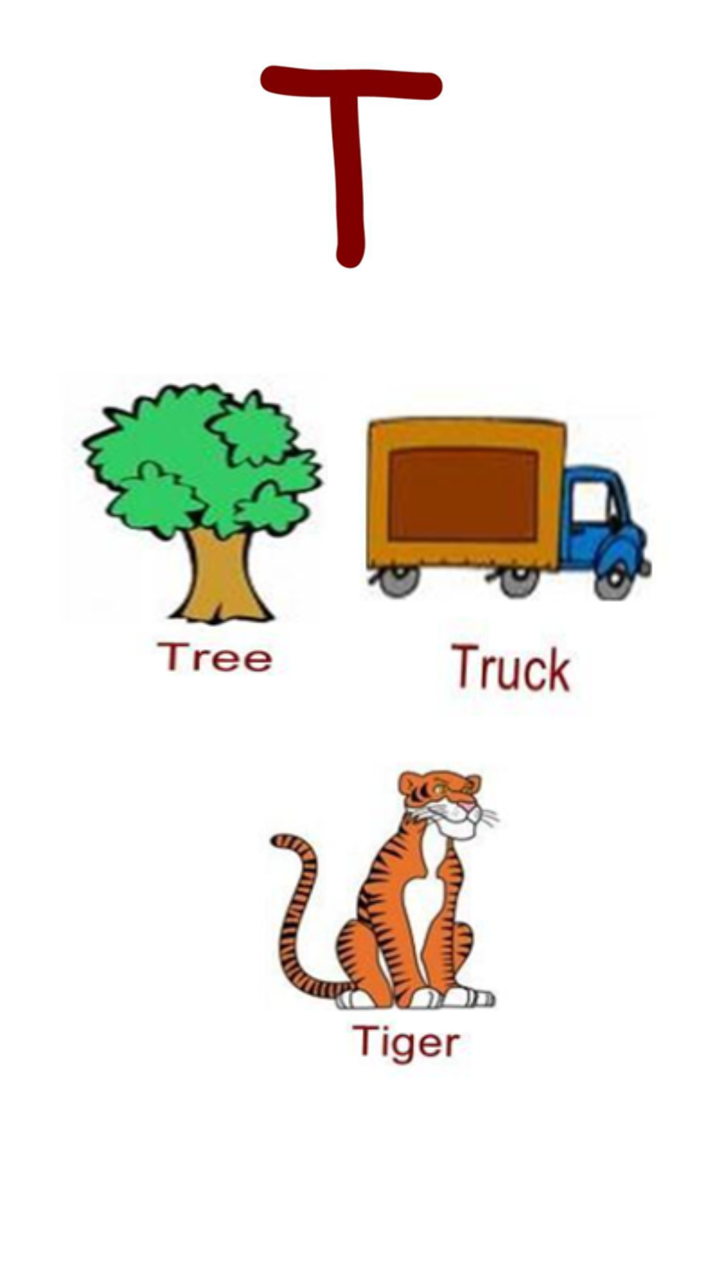
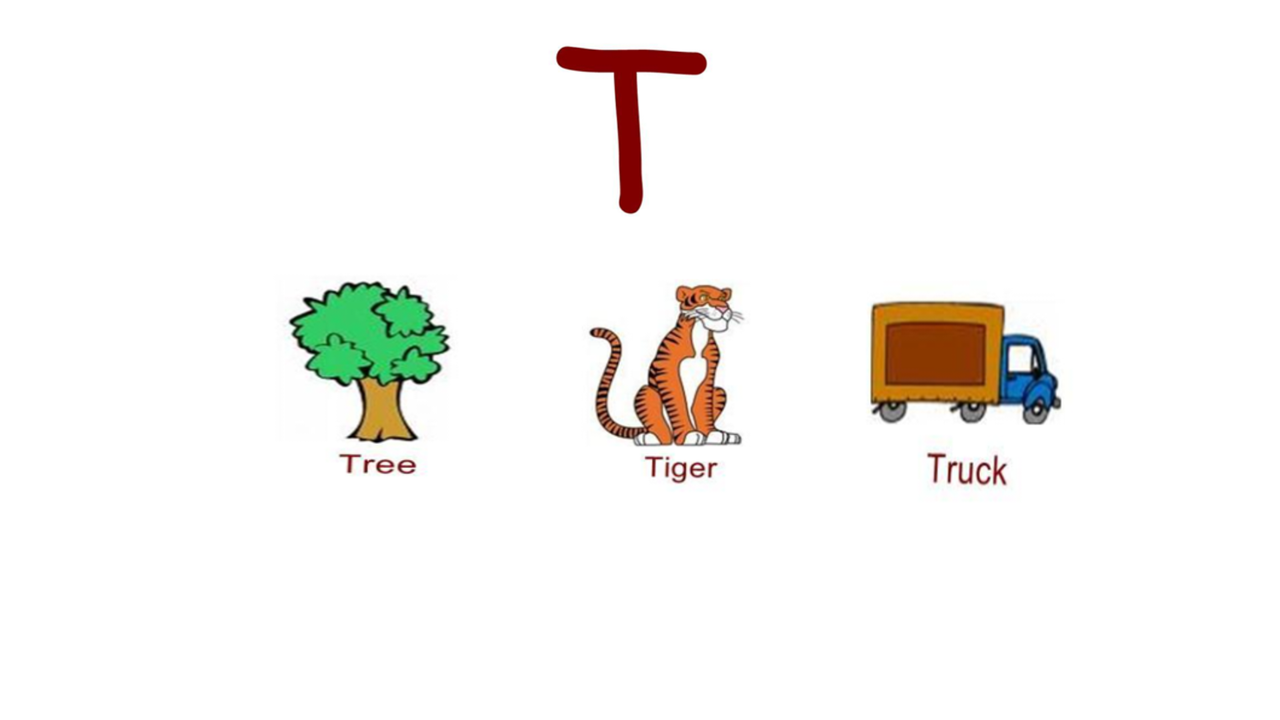

Compare how this app lays out the same screen by default and in its alternative resource folder. The renders come first, then the two layout files and the values they reference.
<!-- AndroidManifest.xml: application theme Theme.English_QaidaAndQuiz_AppMCAssignment -->
<!-- res/layout/activity_t.xml -->
<?xml version="1.0" encoding="utf-8"?>
<androidx.constraintlayout.widget.ConstraintLayout xmlns:android="http://schemas.android.com/apk/res/android"
    xmlns:app="http://schemas.android.com/apk/res-auto"
    xmlns:tools="http://schemas.android.com/tools"
    android:layout_width="match_parent"
    android:layout_height="match_parent"
    tools:context=".t">

    <androidx.constraintlayout.widget.ConstraintLayout
        android:layout_width="match_parent"
        android:layout_height="match_parent"
        tools:context=".a">

        <ImageView
            android:id="@+id/imageView"
            android:layout_width="120dp"
            android:layout_height="120dp"
            android:layout_marginTop="24dp"
            app:layout_constraintEnd_toEndOf="parent"
            app:layout_constraintStart_toStartOf="parent"
            app:layout_constraintTop_toTopOf="parent"
            app:srcCompat="@drawable/t" />

        <ImageView
            android:id="@+id/imageView2"
            android:layout_width="180dp"
            android:layout_height="180dp"
            android:layout_marginStart="16dp"
            android:layout_marginTop="36dp"
            app:layout_constraintStart_toStartOf="parent"
            app:layout_constraintTop_toBottomOf="@+id/imageView"
            app:srcCompat="@drawable/t1" />

        <ImageView
            android:id="@+id/imageView3"
            android:layout_width="180dp"
            android:layout_height="180dp"
            android:layout_marginTop="36dp"
            android:layout_marginEnd="16dp"
            app:layout_constraintEnd_toEndOf="parent"
            app:layout_constraintTop_toBottomOf="@+id/imageView"
            app:srcCompat="@drawable/t3" />

        <ImageView
            android:id="@+id/imageView4"
            android:layout_width="180dp"
            android:layout_height="180dp"
            android:layout_marginTop="224dp"
            app:layout_constraintEnd_toEndOf="parent"
            app:layout_constraintHorizontal_bias="0.584"
            app:layout_constraintStart_toStartOf="parent"
            app:layout_constraintTop_toBottomOf="@+id/imageView"
            app:srcCompat="@drawable/t2" />
    </androidx.constraintlayout.widget.ConstraintLayout>
</androidx.constraintlayout.widget.ConstraintLayout>
<!-- resources referenced by this layout -->
<resources>
  <!-- drawable t: png bitmap (drawable, 12566 bytes) -->
  <!-- drawable t1: png bitmap (drawable, 44315 bytes) -->
  <!-- drawable t2: png bitmap (drawable, 41972 bytes) -->
  <!-- drawable t3: png bitmap (drawable, 45185 bytes) -->
  <style name="Theme.English_QaidaAndQuiz_AppMCAssignment" parent="Theme.MaterialComponents.DayNight.DarkActionBar">
          
          <item name="colorPrimary">@color/purple_500</item>
          <item name="colorPrimaryVariant">@color/purple_700</item>
          <item name="colorOnPrimary">@color/white</item>
          
          <item name="colorSecondary">@color/teal_200</item>
          <item name="colorSecondaryVariant">@color/teal_700</item>
          <item name="colorOnSecondary">@color/black</item>
          
          <item name="android:statusBarColor" tools:targetApi="l">?attr/colorPrimaryVariant</item>
          
      </style>
  <color name="purple_500">#FF4500	</color>
  <color name="purple_700">#FF3700B3</color>
  <color name="white">#FFFFFFFF</color>
  <color name="teal_200">#FF03DAC5</color>
  <color name="teal_700">#FF018786</color>
  <color name="black">#FF000000</color>
</resources>
<!-- res/layout-land/activity_t.xml (the author's variant of the layout above) -->
<!-- drawn on the phone turned sideways -->
<?xml version="1.0" encoding="utf-8"?>
<androidx.constraintlayout.widget.ConstraintLayout xmlns:android="http://schemas.android.com/apk/res/android"
    xmlns:app="http://schemas.android.com/apk/res-auto"
    xmlns:tools="http://schemas.android.com/tools"
    android:layout_width="match_parent"
    android:layout_height="match_parent"
    tools:context=".t">

    <androidx.constraintlayout.widget.ConstraintLayout
        android:layout_width="match_parent"
        android:layout_height="match_parent"
        tools:context=".a">

        <ImageView
            android:id="@+id/imageView"
            android:layout_width="102dp"
            android:layout_height="99dp"
            android:layout_marginTop="16dp"
            app:layout_constraintEnd_toEndOf="parent"
            app:layout_constraintHorizontal_bias="0.499"
            app:layout_constraintStart_toStartOf="parent"
            app:layout_constraintTop_toTopOf="parent"
            app:srcCompat="@drawable/t" />

        <ImageView
            android:id="@+id/imageView2"
            android:layout_width="120dp"
            android:layout_height="124dp"
            android:layout_marginStart="128dp"
            android:layout_marginTop="16dp"
            app:layout_constraintStart_toStartOf="parent"
            app:layout_constraintTop_toBottomOf="@+id/imageView"
            app:srcCompat="@drawable/t1" />

        <ImageView
            android:id="@+id/imageView3"
            android:layout_width="121dp"
            android:layout_height="121dp"
            android:layout_marginTop="16dp"
            app:layout_constraintEnd_toStartOf="@+id/imageView4"
            app:layout_constraintHorizontal_bias="0.494"
            app:layout_constraintStart_toEndOf="@+id/imageView2"
            app:layout_constraintTop_toBottomOf="@+id/imageView"
            app:srcCompat="@drawable/t2" />

        <ImageView
            android:id="@+id/imageView4"
            android:layout_width="120dp"
            android:layout_height="122dp"
            android:layout_marginTop="16dp"
            app:layout_constraintEnd_toEndOf="parent"
            app:layout_constraintHorizontal_bias="0.813"
            app:layout_constraintStart_toStartOf="parent"
            app:layout_constraintTop_toBottomOf="@+id/imageView"
            app:srcCompat="@drawable/t3" />
    </androidx.constraintlayout.widget.ConstraintLayout>
</androidx.constraintlayout.widget.ConstraintLayout>
